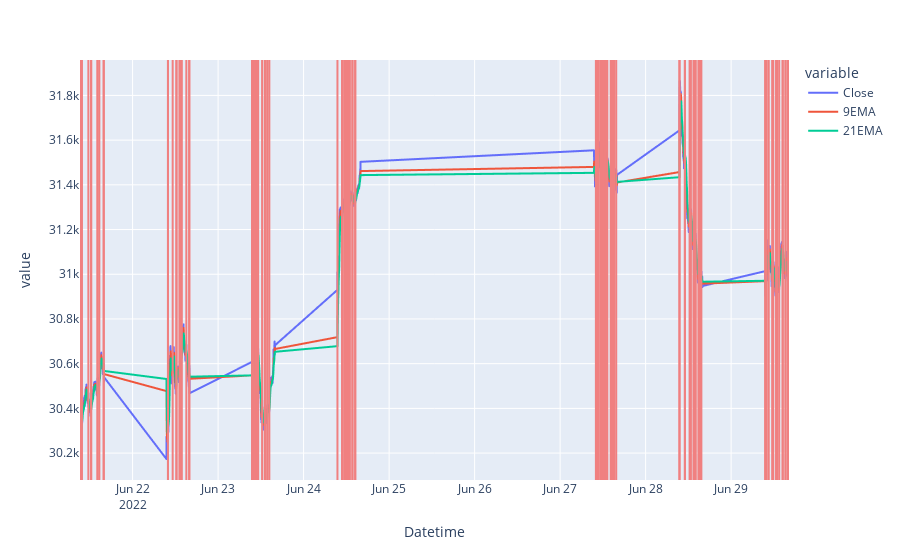

Notebook source saved alongside this figure:
### Code cell
# visualize where bullish crossover trend is there

fig = px.line(data, x=data.index, y=["Close","9EMA","21EMA"])

for i, row in signal.iterrows():
    #print(i)
    fig.add_vline(x=i,line_color="lightcoral")
fig.show()

### Figure 1 — Plotly figure (JSON) as saved in the notebook; plotly's stock layout.template omitted (floating-point values rounded to 4 significant figures; data arrays with more than 128 entries replaced by an {"elided": "..."} marker saying what was removed)
{"data": [{"hovertemplate": "variable=Close<br>Datetime=%{x}<br>value=%{y}<extra></extra>", "legendgroup": "Close", "line": {"color": "#636efa", "dash": "solid"}, "marker": {"symbol": "circle"}, "mode": "lines", "name": "Close", "showlegend": true, "type": "scattergl", "x": {"elided": "2730 str values"}, "xaxis": "x", "y": {"elided": "2730 float values"}, "yaxis": "y"}, {"hovertemplate": "variable=9EMA<br>Datetime=%{x}<br>value=%{y}<extra></extra>", "legendgroup": "9EMA", "line": {"color": "#EF553B", "dash": "solid"}, "marker": {"symbol": "circle"}, "mode": "lines", "name": "9EMA", "showlegend": true, "type": "scattergl", "x": {"elided": "2730 str values"}, "xaxis": "x", "y": {"elided": "2730 float values"}, "yaxis": "y"}, {"hovertemplate": "variable=21EMA<br>Datetime=%{x}<br>value=%{y}<extra></extra>", "legendgroup": "21EMA", "line": {"color": "#00cc96", "dash": "solid"}, "marker": {"symbol": "circle"}, "mode": "lines", "name": "21EMA", "showlegend": true, "type": "scattergl", "x": {"elided": "2730 str values"}, "xaxis": "x", "y": {"elided": "2730 float values"}, "yaxis": "y"}], "layout": {"legend": {"title": {"text": "variable"}, "tracegroupgap": 0}, "margin": {"t": 60}, "shapes": [{"line": {"color": "lightcoral"}, "type": "line", "x0": "2022-06-21T09:31:00-04:00", "x1": "2022-06-21T09:31:00-04:00", "xref": "x", "y0": 0, "y1": 1, "yref": "y domain"}, {"line": {"color": "lightcoral"}, "type": "line", "x0": "2022-06-21T09:33:00-04:00", "x1": "2022-06-21T09:33:00-04:00", "xref": "x", "y0": 0, "y1": 1, "yref": "y domain"}, {"line": {"color": "lightcoral"}, "type": "line", "x0": "2022-06-21T09:35:00-04:00", "x1": "2022-06-21T09:35:00-04:00", "xref": "x", "y0": 0, "y1": 1, "yref": "y domain"}, {"line": {"color": "lightcoral"}, "type": "line", "x0": "2022-06-21T09:37:00-04:00", "x1": "2022-06-21T09:37:00-04:00", "xref": "x", "y0": 0, "y1": 1, "yref": "y domain"}, {"line": {"color": "lightcoral"}, "type": "line", "x0": "2022-06-21T09:39:00-04:00", "x1": "2022-06-21T09:39:00-04:00", "xref": "x", "y0": 0, "y1": 1, "yref": "y domain"}, {"line": {"color": "lightcoral"}, "type": "line", "x0": "2022-06-21T09:40:00-04:00", "x1": "2022-06-21T09:40:00-04:00", "xref": "x", "y0": 0, "y1": 1, "yref": "y domain"}, {"line": {"color": "lightcoral"}, "type": "line", "x0": "2022-06-21T09:41:00-04:00", "x1": "2022-06-21T09:41:00-04:00", "xref": "x", "y0": 0, "y1": 1, "yref": "y domain"}, {"line": {"color": "lightcoral"}, "type": "line", "x0": "2022-06-21T11:35:00-04:00", "x1": "2022-06-21T11:35:00-04:00", "xref": "x", "y0": 0, "y1": 1, "yref": "y domain"}, {"line": {"color": "lightcoral"}, "type": "line", "x0": "2022-06-21T12:21:00-04:00", "x1": "2022-06-21T12:21:00-04:00", "xref": "x", "y0": 0, "y1": 1, "yref": "y domain"}, {"line": {"color": "lightcoral"}, "type": "line", "x0": "2022-06-21T12:23:00-04:00", "x1": "2022-06-21T12:23:00-04:00", "xref": "x", "y0": 0, "y1": 1, "yref": "y domain"}, {"line": {"color": "lightcoral"}, "type": "line", "x0": "2022-06-21T14:09:00-04:00", "x1": "2022-06-21T14:09:00-04:00", "xref": "x", "y0": 0, "y1": 1, "yref": "y domain"}, {"line": {"color": "lightcoral"}, "type": "line", "x0": "2022-06-21T14:10:00-04:00", "x1": "2022-06-21T14:10:00-04:00", "xref": "x", "y0": 0, "y1": 1, "yref": "y domain"}, {"line": {"color": "lightcoral"}, "type": "line", "x0": "2022-06-21T14:40:00-04:00", "x1": "2022-06-21T14:40:00-04:00", "xref": "x", "y0": 0, "y1": 1, "yref": "y domain"}, {"line": {"color": "lightcoral"}, "type": "line", "x0": "2022-06-21T15:53:00-04:00", "x1": "2022-06-21T15:53:00-04:00", "xref": "x", "y0": 0, "y1": 1, "yref": "y domain"}, {"line": {"color": "lightcoral"}, "type": "line", "x0": "2022-06-21T15:54:00-04:00", "x1": "2022-06-21T15:54:00-04:00", "xref": "x", "y0": 0, "y1": 1, "yref": "y domain"}, {"line": {"color": "lightcoral"}, "type": "line", "x0": "2022-06-22T09:55:00-04:00", "x1": "2022-06-22T09:55:00-04:00", "xref": "x", "y0": 0, "y1": 1, "yref": "y domain"}, {"line": {"color": "lightcoral"}, "type": "line", "x0": "2022-06-22T09:56:00-04:00", "x1": "2022-06-22T09:56:00-04:00", "xref": "x", "y0": 0, "y1": 1, "yref": "y domain"}, {"line": {"color": "lightcoral"}, "type": "line", "x0": "2022-06-22T11:15:00-04:00", "x1": "2022-06-22T11:15:00-04:00", "xref": "x", "y0": 0, "y1": 1, "yref": "y domain"}, {"line": {"color": "lightcoral"}, "type": "line", "x0": "2022-06-22T12:18:00-04:00", "x1": "2022-06-22T12:18:00-04:00", "xref": "x", "y0": 0, "y1": 1, "yref": "y domain"}, {"line": {"color": "lightcoral"}, "type": "line", "x0": "2022-06-22T12:19:00-04:00", "x1": "2022-06-22T12:19:00-04:00", "xref": "x", "y0": 0, "y1": 1, "yref": "y domain"}, {"line": {"color": "lightcoral"}, "type": "line", "x0": "2022-06-22T13:12:00-04:00", "x1": "2022-06-22T13:12:00-04:00", "xref": "x", "y0": 0, "y1": 1, "yref": "y domain"}, {"line": {"color": "lightcoral"}, "type": "line", "x0": "2022-06-22T13:13:00-04:00", "x1": "2022-06-22T13:13:00-04:00", "xref": "x", "y0": 0, "y1": 1, "yref": "y domain"}, {"line": {"color": "lightcoral"}, "type": "line", "x0": "2022-06-22T13:41:00-04:00", "x1": "2022-06-22T13:41:00-04:00", "xref": "x", "y0": 0, "y1": 1, "yref": "y domain"}, {"line": {"color": "lightcoral"}, "type": "line", "x0": "2022-06-22T13:42:00-04:00", "x1": "2022-06-22T13:42:00-04:00", "xref": "x", "y0": 0, "y1": 1, "yref": "y domain"}, {"line": {"color": "lightcoral"}, "type": "line", "x0": "2022-06-22T13:44:00-04:00", "x1": "2022-06-22T13:44:00-04:00", "xref": "x", "y0": 0, "y1": 1, "yref": "y domain"}, {"line": {"color": "lightcoral"}, "type": "line", "x0": "2022-06-22T15:05:00-04:00", "x1": "2022-06-22T15:05:00-04:00", "xref": "x", "y0": 0, "y1": 1, "yref": "y domain"}, {"line": {"color": "lightcoral"}, "type": "line", "x0": "2022-06-22T15:54:00-04:00", "x1": "2022-06-22T15:54:00-04:00", "xref": "x", "y0": 0, "y1": 1, "yref": "y domain"}, {"line": {"color": "lightcoral"}, "type": "line", "x0": "2022-06-22T15:55:00-04:00", "x1": "2022-06-22T15:55:00-04:00", "xref": "x", "y0": 0, "y1": 1, "yref": "y domain"}, {"line": {"color": "lightcoral"}, "type": "line", "x0": "2022-06-23T09:31:00-04:00", "x1": "2022-06-23T09:31:00-04:00", "xref": "x", "y0": 0, "y1": 1, "yref": "y domain"}, {"line": {"color": "lightcoral"}, "type": "line", "x0": "2022-06-23T09:58:00-04:00", "x1": "2022-06-23T09:58:00-04:00", "xref": "x", "y0": 0, "y1": 1, "yref": "y domain"}, {"line": {"color": "lightcoral"}, "type": "line", "x0": "2022-06-23T09:59:00-04:00", "x1": "2022-06-23T09:59:00-04:00", "xref": "x", "y0": 0, "y1": 1, "yref": "y domain"}, {"line": {"color": "lightcoral"}, "type": "line", "x0": "2022-06-23T10:23:00-04:00", "x1": "2022-06-23T10:23:00-04:00", "xref": "x", "y0": 0, "y1": 1, "yref": "y domain"}, {"line": {"color": "lightcoral"}, "type": "line", "x0": "2022-06-23T10:40:00-04:00", "x1": "2022-06-23T10:40:00-04:00", "xref": "x", "y0": 0, "y1": 1, "yref": "y domain"}, {"line": {"color": "lightcoral"}, "type": "line", "x0": "2022-06-23T11:13:00-04:00", "x1": "2022-06-23T11:13:00-04:00", "xref": "x", "y0": 0, "y1": 1, "yref": "y domain"}, {"line": {"color": "lightcoral"}, "type": "line", "x0": "2022-06-23T11:14:00-04:00", "x1": "2022-06-23T11:14:00-04:00", "xref": "x", "y0": 0, "y1": 1, "yref": "y domain"}, {"line": {"color": "lightcoral"}, "type": "line", "x0": "2022-06-23T12:21:00-04:00", "x1": "2022-06-23T12:21:00-04:00", "xref": "x", "y0": 0, "y1": 1, "yref": "y domain"}, {"line": {"color": "lightcoral"}, "type": "line", "x0": "2022-06-23T13:07:00-04:00", "x1": "2022-06-23T13:07:00-04:00", "xref": "x", "y0": 0, "y1": 1, "yref": "y domain"}, {"line": {"color": "lightcoral"}, "type": "line", "x0": "2022-06-23T13:08:00-04:00", "x1": "2022-06-23T13:08:00-04:00", "xref": "x", "y0": 0, "y1": 1, "yref": "y domain"}, {"line": {"color": "lightcoral"}, "type": "line", "x0": "2022-06-23T13:49:00-04:00", "x1": "2022-06-23T13:49:00-04:00", "xref": "x", "y0": 0, "y1": 1, "yref": "y domain"}, {"line": {"color": "lightcoral"}, "type": "line", "x0": "2022-06-23T13:50:00-04:00", "x1": "2022-06-23T13:50:00-04:00", "xref": "x", "y0": 0, "y1": 1, "yref": "y domain"}, {"line": {"color": "lightcoral"}, "type": "line", "x0": "2022-06-23T14:23:00-04:00", "x1": "2022-06-23T14:23:00-04:00", "xref": "x", "y0": 0, "y1": 1, "yref": "y domain"}, {"line": {"color": "lightcoral"}, "type": "line", "x0": "2022-06-24T09:30:00-04:00", "x1": "2022-06-24T09:30:00-04:00", "xref": "x", "y0": 0, "y1": 1, "yref": "y domain"}, {"line": {"color": "lightcoral"}, "type": "line", "x0": "2022-06-24T10:48:00-04:00", "x1": "2022-06-24T10:48:00-04:00", "xref": "x", "y0": 0, "y1": 1, "yref": "y domain"}, {"line": {"color": "lightcoral"}, "type": "line", "x0": "2022-06-24T10:49:00-04:00", "x1": "2022-06-24T10:49:00-04:00", "xref": "x", "y0": 0, "y1": 1, "yref": "y domain"}, {"line": {"color": "lightcoral"}, "type": "line", "x0": "2022-06-24T11:25:00-04:00", "x1": "2022-06-24T11:25:00-04:00", "xref": "x", "y0": 0, "y1": 1, "yref": "y domain"}, {"line": {"color": "lightcoral"}, "type": "line", "x0": "2022-06-24T11:28:00-04:00", "x1": "2022-06-24T11:28:00-04:00", "xref": "x", "y0": 0, "y1": 1, "yref": "y domain"}, {"line": {"color": "lightcoral"}, "type": "line", "x0": "2022-06-24T11:53:00-04:00", "x1": "2022-06-24T11:53:00-04:00", "xref": "x", "y0": 0, "y1": 1, "yref": "y domain"}, {"line": {"color": "lightcoral"}, "type": "line", "x0": "2022-06-24T12:03:00-04:00", "x1": "2022-06-24T12:03:00-04:00", "xref": "x", "y0": 0, "y1": 1, "yref": "y domain"}, {"line": {"color": "lightcoral"}, "type": "line", "x0": "2022-06-24T12:04:00-04:00", "x1": "2022-06-24T12:04:00-04:00", "xref": "x", "y0": 0, "y1": 1, "yref": "y domain"}, {"line": {"color": "lightcoral"}, "type": "line", "x0": "2022-06-24T12:20:00-04:00", "x1": "2022-06-24T12:20:00-04:00", "xref": "x", "y0": 0, "y1": 1, "yref": "y domain"}, {"line": {"color": "lightcoral"}, "type": "line", "x0": "2022-06-24T12:43:00-04:00", "x1": "2022-06-24T12:43:00-04:00", "xref": "x", "y0": 0, "y1": 1, "yref": "y domain"}, {"line": {"color": "lightcoral"}, "type": "line", "x0": "2022-06-24T12:44:00-04:00", "x1": "2022-06-24T12:44:00-04:00", "xref": "x", "y0": 0, "y1": 1, "yref": "y domain"}, {"line": {"color": "lightcoral"}, "type": "line", "x0": "2022-06-24T12:50:00-04:00", "x1": "2022-06-24T12:50:00-04:00", "xref": "x", "y0": 0, "y1": 1, "yref": "y domain"}, {"line": {"color": "lightcoral"}, "type": "line", "x0": "2022-06-24T12:54:00-04:00", "x1": "2022-06-24T12:54:00-04:00", "xref": "x", "y0": 0, "y1": 1, "yref": "y domain"}, {"line": {"color": "lightcoral"}, "type": "line", "x0": "2022-06-24T12:55:00-04:00", "x1": "2022-06-24T12:55:00-04:00", "xref": "x", "y0": 0, "y1": 1, "yref": "y domain"}, {"line": {"color": "lightcoral"}, "type": "line", "x0": "2022-06-24T13:42:00-04:00", "x1": "2022-06-24T13:42:00-04:00", "xref": "x", "y0": 0, "y1": 1, "yref": "y domain"}, {"line": {"color": "lightcoral"}, "type": "line", "x0": "2022-06-24T13:43:00-04:00", "x1": "2022-06-24T13:43:00-04:00", "xref": "x", "y0": 0, "y1": 1, "yref": "y domain"}, {"line": {"color": "lightcoral"}, "type": "line", "x0": "2022-06-24T14:29:00-04:00", "x1": "2022-06-24T14:29:00-04:00", "xref": "x", "y0": 0, "y1": 1, "yref": "y domain"}, {"line": {"color": "lightcoral"}, "type": "line", "x0": "2022-06-24T14:30:00-04:00", "x1": "2022-06-24T14:30:00-04:00", "xref": "x", "y0": 0, "y1": 1, "yref": "y domain"}, {"line": {"color": "lightcoral"}, "type": "line", "x0": "2022-06-27T10:03:00-04:00", "x1": "2022-06-27T10:03:00-04:00", "xref": "x", "y0": 0, "y1": 1, "yref": "y domain"}, {"line": {"color": "lightcoral"}, "type": "line", "x0": "2022-06-27T10:04:00-04:00", "x1": "2022-06-27T10:04:00-04:00", "xref": "x", "y0": 0, "y1": 1, "yref": "y domain"}, {"line": {"color": "lightcoral"}, "type": "line", "x0": "2022-06-27T10:19:00-04:00", "x1": "2022-06-27T10:19:00-04:00", "xref": "x", "y0": 0, "y1": 1, "yref": "y domain"}, {"line": {"color": "lightcoral"}, "type": "line", "x0": "2022-06-27T10:20:00-04:00", "x1": "2022-06-27T10:20:00-04:00", "xref": "x", "y0": 0, "y1": 1, "yref": "y domain"}, {"line": {"color": "lightcoral"}, "type": "line", "x0": "2022-06-27T10:21:00-04:00", "x1": "2022-06-27T10:21:00-04:00", "xref": "x", "y0": 0, "y1": 1, "yref": "y domain"}, {"line": {"color": "lightcoral"}, "type": "line", "x0": "2022-06-27T10:32:00-04:00", "x1": "2022-06-27T10:32:00-04:00", "xref": "x", "y0": 0, "y1": 1, "yref": "y domain"}, {"line": {"color": "lightcoral"}, "type": "line", "x0": "2022-06-27T10:33:00-04:00", "x1": "2022-06-27T10:33:00-04:00", "xref": "x", "y0": 0, "y1": 1, "yref": "y domain"}, {"line": {"color": "lightcoral"}, "type": "line", "x0": "2022-06-27T10:38:00-04:00", "x1": "2022-06-27T10:38:00-04:00", "xref": "x", "y0": 0, "y1": 1, "yref": "y domain"}, {"line": {"color": "lightcoral"}, "type": "line", "x0": "2022-06-27T11:19:00-04:00", "x1": "2022-06-27T11:19:00-04:00", "xref": "x", "y0": 0, "y1": 1, "yref": "y domain"}, {"line": {"color": "lightcoral"}, "type": "line", "x0": "2022-06-27T11:20:00-04:00", "x1": "2022-06-27T11:20:00-04:00", "xref": "x", "y0": 0, "y1": 1, "yref": "y domain"}, {"line": {"color": "lightcoral"}, "type": "line", "x0": "2022-06-27T11:21:00-04:00", "x1": "2022-06-27T11:21:00-04:00", "xref": "x", "y0": 0, "y1": 1, "yref": "y domain"}, {"line": {"color": "lightcoral"}, "type": "line", "x0": "2022-06-27T11:41:00-04:00", "x1": "2022-06-27T11:41:00-04:00", "xref": "x", "y0": 0, "y1": 1, "yref": "y domain"}, {"line": {"color": "lightcoral"}, "type": "line", "x0": "2022-06-27T11:42:00-04:00", "x1": "2022-06-27T11:42:00-04:00", "xref": "x", "y0": 0, "y1": 1, "yref": "y domain"}, {"line": {"color": "lightcoral"}, "type": "line", "x0": "2022-06-27T11:59:00-04:00", "x1": "2022-06-27T11:59:00-04:00", "xref": "x", "y0": 0, "y1": 1, "yref": "y domain"}, {"line": {"color": "lightcoral"}, "type": "line", "x0": "2022-06-27T12:21:00-04:00", "x1": "2022-06-27T12:21:00-04:00", "xref": "x", "y0": 0, "y1": 1, "yref": "y domain"}, {"line": {"color": "lightcoral"}, "type": "line", "x0": "2022-06-27T12:23:00-04:00", "x1": "2022-06-27T12:23:00-04:00", "xref": "x", "y0": 0, "y1": 1, "yref": "y domain"}, {"line": {"color": "lightcoral"}, "type": "line", "x0": "2022-06-27T12:44:00-04:00", "x1": "2022-06-27T12:44:00-04:00", "xref": "x", "y0": 0, "y1": 1, "yref": "y domain"}, {"line": {"color": "lightcoral"}, "type": "line", "x0": "2022-06-27T12:45:00-04:00", "x1": "2022-06-27T12:45:00-04:00", "xref": "x", "y0": 0, "y1": 1, "yref": "y domain"}, {"line": {"color": "lightcoral"}, "type": "line", "x0": "2022-06-27T12:46:00-04:00", "x1": "2022-06-27T12:46:00-04:00", "xref": "x", "y0": 0, "y1": 1, "yref": "y domain"}, {"line": {"color": "lightcoral"}, "type": "line", "x0": "2022-06-27T12:47:00-04:00", "x1": "2022-06-27T12:47:00-04:00", "xref": "x", "y0": 0, "y1": 1, "yref": "y domain"}, {"line": {"color": "lightcoral"}, "type": "line", "x0": "2022-06-27T13:15:00-04:00", "x1": "2022-06-27T13:15:00-04:00", "xref": "x", "y0": 0, "y1": 1, "yref": "y domain"}, {"line": {"color": "lightcoral"}, "type": "line", "x0": "2022-06-27T14:14:00-04:00", "x1": "2022-06-27T14:14:00-04:00", "xref": "x", "y0": 0, "y1": 1, "yref": "y domain"}, {"line": {"color": "lightcoral"}, "type": "line", "x0": "2022-06-27T14:15:00-04:00", "x1": "2022-06-27T14:15:00-04:00", "xref": "x", "y0": 0, "y1": 1, "yref": "y domain"}, {"line": {"color": "lightcoral"}, "type": "line", "x0": "2022-06-27T14:34:00-04:00", "x1": "2022-06-27T14:34:00-04:00", "xref": "x", "y0": 0, "y1": 1, "yref": "y domain"}, {"line": {"color": "lightcoral"}, "type": "line", "x0": "2022-06-27T14:35:00-04:00", "x1": "2022-06-27T14:35:00-04:00", "xref": "x", "y0": 0, "y1": 1, "yref": "y domain"}, {"line": {"color": "lightcoral"}, "type": "line", "x0": "2022-06-27T14:48:00-04:00", "x1": "2022-06-27T14:48:00-04:00", "xref": "x", "y0": 0, "y1": 1, "yref": "y domain"}, {"line": {"color": "lightcoral"}, "type": "line", "x0": "2022-06-27T14:49:00-04:00", "x1": "2022-06-27T14:49:00-04:00", "xref": "x", "y0": 0, "y1": 1, "yref": "y domain"}, {"line": {"color": "lightcoral"}, "type": "line", "x0": "2022-06-27T15:14:00-04:00", "x1": "2022-06-27T15:14:00-04:00", "xref": "x", "y0": 0, "y1": 1, "yref": "y domain"}, {"line": {"color": "lightcoral"}, "type": "line", "x0": "2022-06-27T15:45:00-04:00", "x1": "2022-06-27T15:45:00-04:00", "xref": "x", "y0": 0, "y1": 1, "yref": "y domain"}, {"line": {"color": "lightcoral"}, "type": "line", "x0": "2022-06-28T09:30:00-04:00", "x1": "2022-06-28T09:30:00-04:00", "xref": "x", "y0": 0, "y1": 1, "yref": "y domain"}, {"line": {"color": "lightcoral"}, "type": "line", "x0": "2022-06-28T09:31:00-04:00", "x1": "2022-06-28T09:31:00-04:00", "xref": "x", "y0": 0, "y1": 1, "yref": "y domain"}, {"line": {"color": "lightcoral"}, "type": "line", "x0": "2022-06-28T11:00:00-04:00", "x1": "2022-06-28T11:00:00-04:00", "xref": "x", "y0": 0, "y1": 1, "yref": "y domain"}, {"line": {"color": "lightcoral"}, "type": "line", "x0": "2022-06-28T11:03:00-04:00", "x1": "2022-06-28T11:03:00-04:00", "xref": "x", "y0": 0, "y1": 1, "yref": "y domain"}, {"line": {"color": "lightcoral"}, "type": "line", "x0": "2022-06-28T12:24:00-04:00", "x1": "2022-06-28T12:24:00-04:00", "xref": "x", "y0": 0, "y1": 1, "yref": "y domain"}, {"line": {"color": "lightcoral"}, "type": "line", "x0": "2022-06-28T12:25:00-04:00", "x1": "2022-06-28T12:25:00-04:00", "xref": "x", "y0": 0, "y1": 1, "yref": "y domain"}, {"line": {"color": "lightcoral"}, "type": "line", "x0": "2022-06-28T12:26:00-04:00", "x1": "2022-06-28T12:26:00-04:00", "xref": "x", "y0": 0, "y1": 1, "yref": "y domain"}, {"line": {"color": "lightcoral"}, "type": "line", "x0": "2022-06-28T12:27:00-04:00", "x1": "2022-06-28T12:27:00-04:00", "xref": "x", "y0": 0, "y1": 1, "yref": "y domain"}, {"line": {"color": "lightcoral"}, "type": "line", "x0": "2022-06-28T12:39:00-04:00", "x1": "2022-06-28T12:39:00-04:00", "xref": "x", "y0": 0, "y1": 1, "yref": "y domain"}, {"line": {"color": "lightcoral"}, "type": "line", "x0": "2022-06-28T12:40:00-04:00", "x1": "2022-06-28T12:40:00-04:00", "xref": "x", "y0": 0, "y1": 1, "yref": "y domain"}, {"line": {"color": "lightcoral"}, "type": "line", "x0": "2022-06-28T13:29:00-04:00", "x1": "2022-06-28T13:29:00-04:00", "xref": "x", "y0": 0, "y1": 1, "yref": "y domain"}, {"line": {"color": "lightcoral"}, "type": "line", "x0": "2022-06-28T13:30:00-04:00", "x1": "2022-06-28T13:30:00-04:00", "xref": "x", "y0": 0, "y1": 1, "yref": "y domain"}, {"line": {"color": "lightcoral"}, "type": "line", "x0": "2022-06-28T13:51:00-04:00", "x1": "2022-06-28T13:51:00-04:00", "xref": "x", "y0": 0, "y1": 1, "yref": "y domain"}, {"line": {"color": "lightcoral"}, "type": "line", "x0": "2022-06-28T14:00:00-04:00", "x1": "2022-06-28T14:00:00-04:00", "xref": "x", "y0": 0, "y1": 1, "yref": "y domain"}, {"line": {"color": "lightcoral"}, "type": "line", "x0": "2022-06-28T14:01:00-04:00", "x1": "2022-06-28T14:01:00-04:00", "xref": "x", "y0": 0, "y1": 1, "yref": "y domain"}, {"line": {"color": "lightcoral"}, "type": "line", "x0": "2022-06-28T14:49:00-04:00", "x1": "2022-06-28T14:49:00-04:00", "xref": "x", "y0": 0, "y1": 1, "yref": "y domain"}, {"line": {"color": "lightcoral"}, "type": "line", "x0": "2022-06-28T15:01:00-04:00", "x1": "2022-06-28T15:01:00-04:00", "xref": "x", "y0": 0, "y1": 1, "yref": "y domain"}, {"line": {"color": "lightcoral"}, "type": "line", "x0": "2022-06-28T15:22:00-04:00", "x1": "2022-06-28T15:22:00-04:00", "xref": "x", "y0": 0, "y1": 1, "yref": "y domain"}, {"line": {"color": "lightcoral"}, "type": "line", "x0": "2022-06-28T15:23:00-04:00", "x1": "2022-06-28T15:23:00-04:00", "xref": "x", "y0": 0, "y1": 1, "yref": "y domain"}, {"line": {"color": "lightcoral"}, "type": "line", "x0": "2022-06-28T15:24:00-04:00", "x1": "2022-06-28T15:24:00-04:00", "xref": "x", "y0": 0, "y1": 1, "yref": "y domain"}, {"line": {"color": "lightcoral"}, "type": "line", "x0": "2022-06-28T15:39:00-04:00", "x1": "2022-06-28T15:39:00-04:00", "xref": "x", "y0": 0, "y1": 1, "yref": "y domain"}, {"line": {"color": "lightcoral"}, "type": "line", "x0": "2022-06-29T09:32:00-04:00", "x1": "2022-06-29T09:32:00-04:00", "xref": "x", "y0": 0, "y1": 1, "yref": "y domain"}, {"line": {"color": "lightcoral"}, "type": "line", "x0": "2022-06-29T09:49:00-04:00", "x1": "2022-06-29T09:49:00-04:00", "xref": "x", "y0": 0, "y1": 1, "yref": "y domain"}, {"line": {"color": "lightcoral"}, "type": "line", "x0": "2022-06-29T09:50:00-04:00", "x1": "2022-06-29T09:50:00-04:00", "xref": "x", "y0": 0, "y1": 1, "yref": "y domain"}, {"line": {"color": "lightcoral"}, "type": "line", "x0": "2022-06-29T10:29:00-04:00", "x1": "2022-06-29T10:29:00-04:00", "xref": "x", "y0": 0, "y1": 1, "yref": "y domain"}, {"line": {"color": "lightcoral"}, "type": "line", "x0": "2022-06-29T10:30:00-04:00", "x1": "2022-06-29T10:30:00-04:00", "xref": "x", "y0": 0, "y1": 1, "yref": "y domain"}, {"line": {"color": "lightcoral"}, "type": "line", "x0": "2022-06-29T11:35:00-04:00", "x1": "2022-06-29T11:35:00-04:00", "xref": "x", "y0": 0, "y1": 1, "yref": "y domain"}, {"line": {"color": "lightcoral"}, "type": "line", "x0": "2022-06-29T11:36:00-04:00", "x1": "2022-06-29T11:36:00-04:00", "xref": "x", "y0": 0, "y1": 1, "yref": "y domain"}, {"line": {"color": "lightcoral"}, "type": "line", "x0": "2022-06-29T11:50:00-04:00", "x1": "2022-06-29T11:50:00-04:00", "xref": "x", "y0": 0, "y1": 1, "yref": "y domain"}, {"line": {"color": "lightcoral"}, "type": "line", "x0": "2022-06-29T12:39:00-04:00", "x1": "2022-06-29T12:39:00-04:00", "xref": "x", "y0": 0, "y1": 1, "yref": "y domain"}, {"line": {"color": "lightcoral"}, "type": "line", "x0": "2022-06-29T12:40:00-04:00", "x1": "2022-06-29T12:40:00-04:00", "xref": "x", "y0": 0, "y1": 1, "yref": "y domain"}, {"line": {"color": "lightcoral"}, "type": "line", "x0": "2022-06-29T12:59:00-04:00", "x1": "2022-06-29T12:59:00-04:00", "xref": "x", "y0": 0, "y1": 1, "yref": "y domain"}, {"line": {"color": "lightcoral"}, "type": "line", "x0": "2022-06-29T13:30:00-04:00", "x1": "2022-06-29T13:30:00-04:00", "xref": "x", "y0": 0, "y1": 1, "yref": "y domain"}, {"line": {"color": "lightcoral"}, "type": "line", "x0": "2022-06-29T14:28:00-04:00", "x1": "2022-06-29T14:28:00-04:00", "xref": "x", "y0": 0, "y1": 1, "yref": "y domain"}, {"line": {"color": "lightcoral"}, "type": "line", "x0": "2022-06-29T14:29:00-04:00", "x1": "2022-06-29T14:29:00-04:00", "xref": "x", "y0": 0, "y1": 1, "yref": "y domain"}, {"line": {"color": "lightcoral"}, "type": "line", "x0": "2022-06-29T15:16:00-04:00", "x1": "2022-06-29T15:16:00-04:00", "xref": "x", "y0": 0, "y1": 1, "yref": "y domain"}, {"line": {"color": "lightcoral"}, "type": "line", "x0": "2022-06-29T15:17:00-04:00", "x1": "2022-06-29T15:17:00-04:00", "xref": "x", "y0": 0, "y1": 1, "yref": "y domain"}, {"line": {"color": "lightcoral"}, "type": "line", "x0": "2022-06-29T15:57:00-04:00", "x1": "2022-06-29T15:57:00-04:00", "xref": "x", "y0": 0, "y1": 1, "yref": "y domain"}, {"line": {"color": "lightcoral"}, "type": "line", "x0": "2022-06-29T15:58:00-04:00", "x1": "2022-06-29T15:58:00-04:00", "xref": "x", "y0": 0, "y1": 1, "yref": "y domain"}], "xaxis": {"anchor": "y", "domain": [0, 1], "title": {"text": "Datetime"}}, "yaxis": {"anchor": "x", "domain": [0, 1], "title": {"text": "value"}}}}
